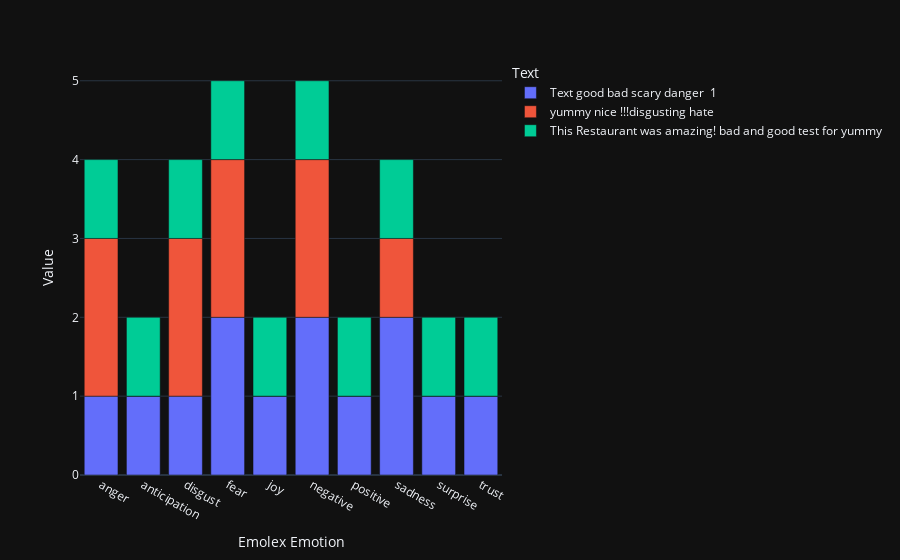

The notebook cell this image was saved under:
### Code cell
df = pd.DataFrame(emotions_count)
df.index = documents
df['Text'] = df.index
df.drop(['word'], axis=1, inplace=True)
df.drop(['word_count'], axis=1, inplace=True)
transformed = df.melt(id_vars='Text',var_name='Emolex Emotion', value_name='Value')
fig = px.bar(transformed, x='Emolex Emotion', y='Value', color='Text')
fig.show()

### Figure 1 — Plotly figure (JSON) as saved in the notebook; plotly's stock layout.template omitted (floating-point values rounded to 4 significant figures)
{"data": [{"alignmentgroup": "True", "hovertemplate": "Text=Text good bad scary danger  1<br>Emolex Emotion=%{x}<br>Value=%{y}<extra></extra>", "legendgroup": "Text good bad scary danger  1", "marker": {"color": "#636efa", "pattern": {"shape": ""}}, "name": "Text good bad scary danger  1", "offsetgroup": "Text good bad scary danger  1", "orientation": "v", "showlegend": true, "textposition": "auto", "x": ["anger", "anticipation", "disgust", "fear", "joy", "negative", "positive", "sadness", "surprise", "trust"], "xaxis": "x", "y": [1.0, 1.0, 1.0, 2.0, 1.0, 2.0, 1.0, 2.0, 1.0, 1.0], "yaxis": "y", "type": "bar"}, {"alignmentgroup": "True", "hovertemplate": "Text=yummy nice !!!disgusting hate<br>Emolex Emotion=%{x}<br>Value=%{y}<extra></extra>", "legendgroup": "yummy nice !!!disgusting hate", "marker": {"color": "#EF553B", "pattern": {"shape": ""}}, "name": "yummy nice !!!disgusting hate", "offsetgroup": "yummy nice !!!disgusting hate", "orientation": "v", "showlegend": true, "textposition": "auto", "x": ["anger", "anticipation", "disgust", "fear", "joy", "negative", "positive", "sadness", "surprise", "trust"], "xaxis": "x", "y": [2.0, 0.0, 2.0, 2.0, 0.0, 2.0, 0.0, 1.0, 0.0, 0.0], "yaxis": "y", "type": "bar"}, {"alignmentgroup": "True", "hovertemplate": "Text=This Restaurant was amazing! bad and good test for yummy<br>Emolex Emotion=%{x}<br>Value=%{y}<extra></extra>", "legendgroup": "This Restaurant was amazing! bad and good test for yummy", "marker": {"color": "#00cc96", "pattern": {"shape": ""}}, "name": "This Restaurant was amazing! bad and good test for yummy", "offsetgroup": "This Restaurant was amazing! bad and good test for yummy", "orientation": "v", "showlegend": true, "textposition": "auto", "x": ["anger", "anticipation", "disgust", "fear", "joy", "negative", "positive", "sadness", "surprise", "trust"], "xaxis": "x", "y": [1.0, 1.0, 1.0, 1.0, 1.0, 1.0, 1.0, 1.0, 1.0, 1.0], "yaxis": "y", "type": "bar"}], "layout": {"xaxis": {"anchor": "y", "domain": [0.0, 1.0], "title": {"text": "Emolex Emotion"}}, "yaxis": {"anchor": "x", "domain": [0.0, 1.0], "title": {"text": "Value"}}, "legend": {"title": {"text": "Text"}, "tracegroupgap": 0}, "margin": {"t": 60}, "barmode": "relative"}}
